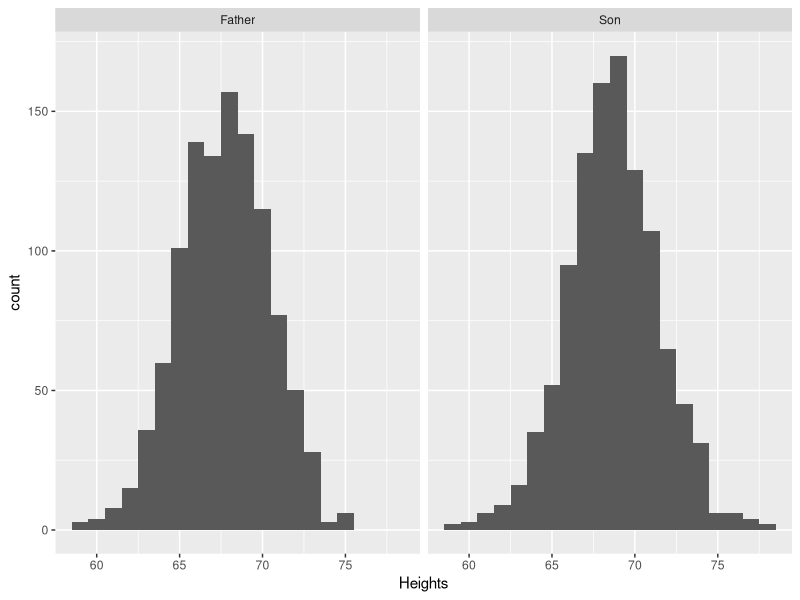
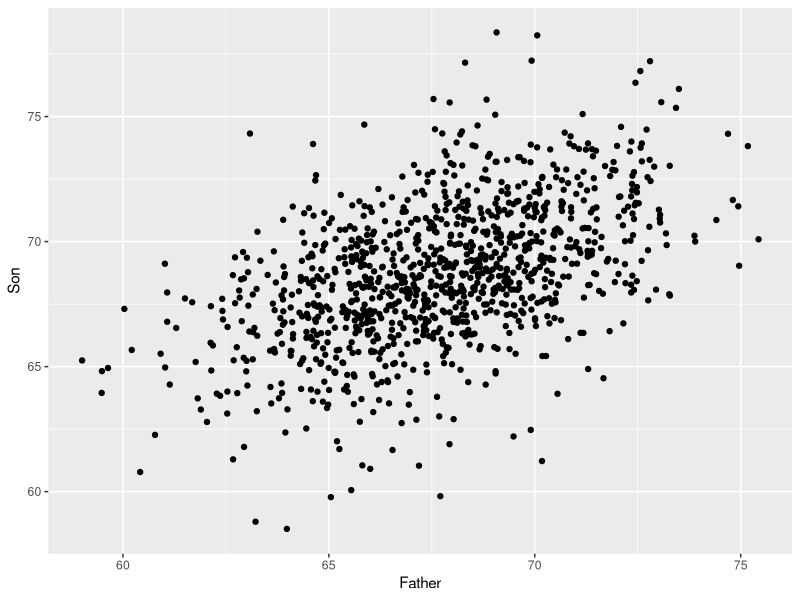
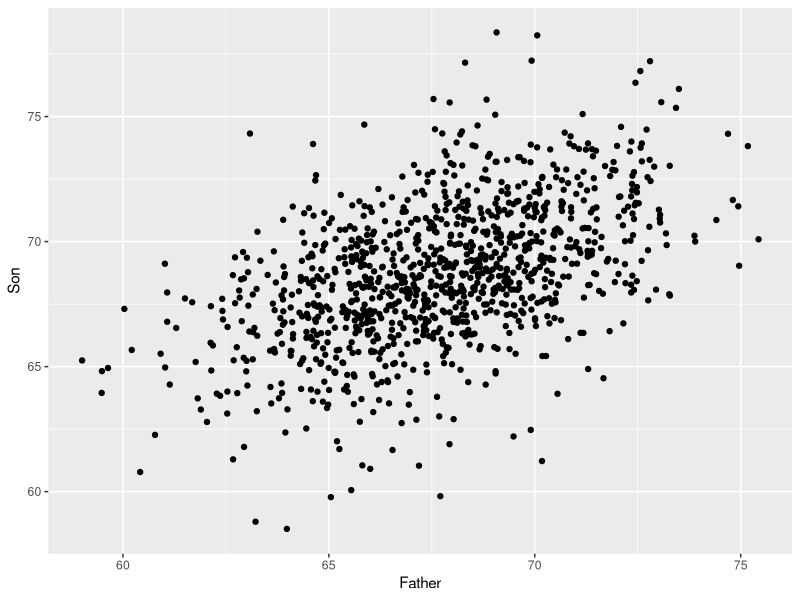
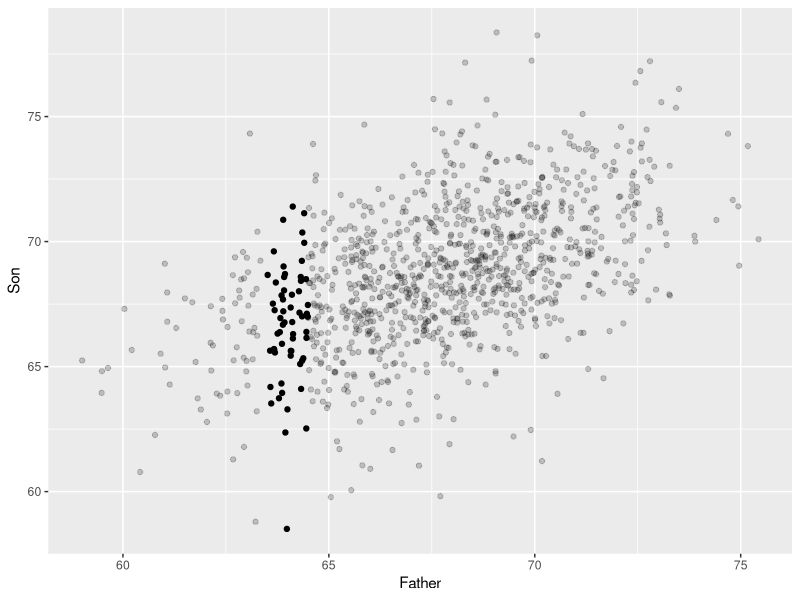
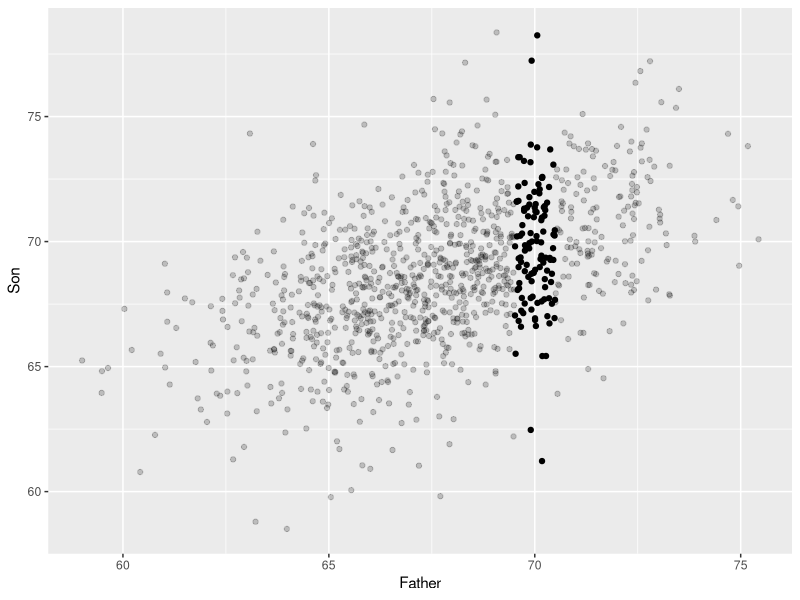
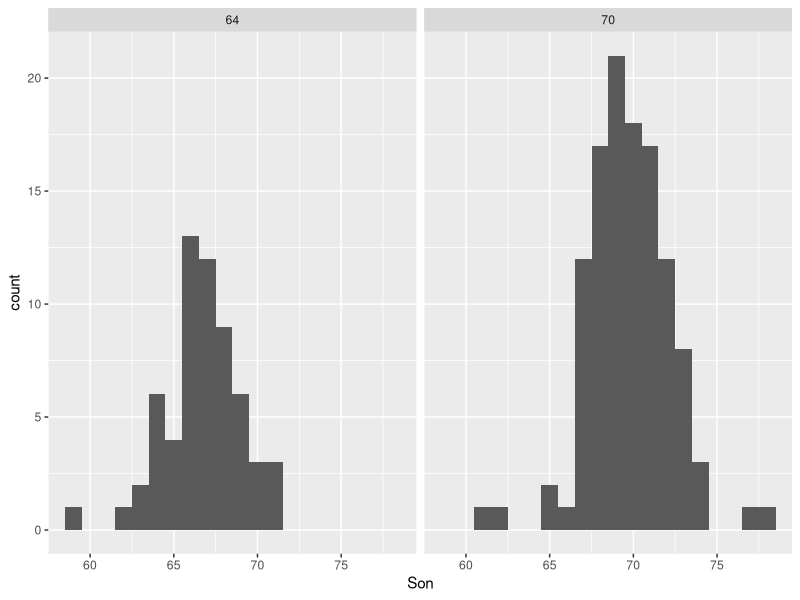
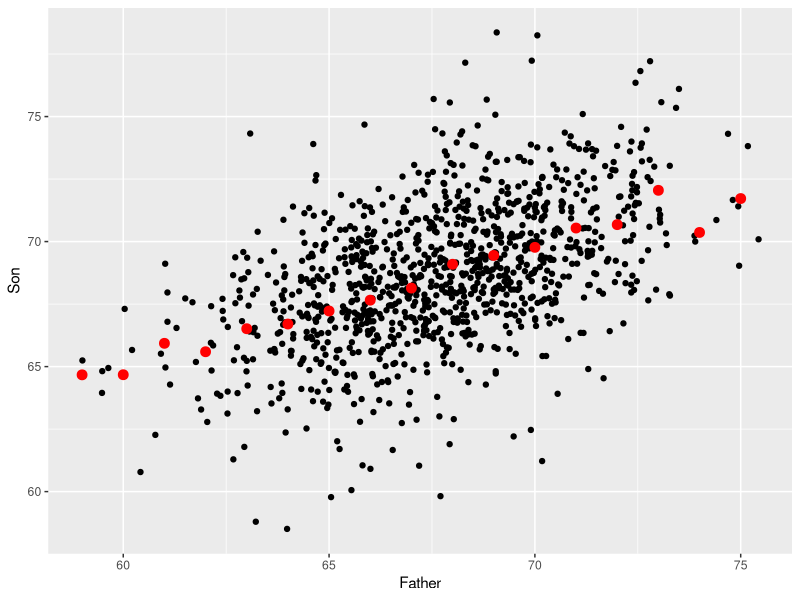
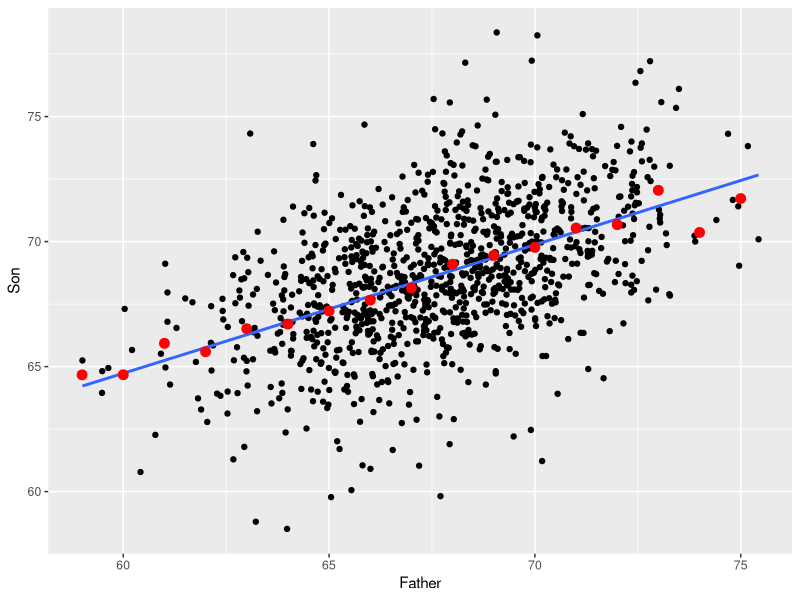

Recreate these plots in R, in order.
library(tidyverse)
# library(gghighlight)

# read the heights data :
(heights <- read_csv("../datasets/heights.csv", col_types = cols()))
ggplot(gather(heights), aes(value)) +
  geom_histogram(binwidth = 1) +
  facet_wrap( ~ key) +
  xlab("Heights")
#ggsave("../images/height_histograms.png",device="png")

mean(heights$Father)
sd(heights$Father)

# this is the null model! -----
mean(heights$Son) 
sd(heights$Son)

ggplot(heights, aes(Father, Son)) + geom_point()

heights <- heights %>%
  mutate(Group = round(Father))

# these provide _point estimates_ for predicted mean responses -----
# and margins of error via SD
(son.means <- heights %>%
    group_by(Group) %>%
    summarize(Average = mean(Son),
              SD = sd(Son)))
# summarize(N = n(), Average = mean(Son), SD = sd(Son)))

(heights.plot <- ggplot(heights, aes(Father, Son)) +
    geom_point())
#ggsave("../images/heights.png",device="png")

ggplot() +
  geom_point(data = heights %>% filter(Group != 64),
             aes(Father, Son),
             alpha = 0.2) +
  geom_point(data = heights %>% filter(Group == 64), aes(Father, Son)) +
  theme(legend.position = "none")

# ggsave("../images/fathers64son.png",device="png")

ggplot() +
  geom_point(data = heights %>% filter(Group != 70),
             aes(Father, Son),
             alpha =
               .2) +
  geom_point(data = heights %>% filter(Group == 70), aes(Father, Son)) +
  theme(legend.position = "none")
# ggsave("../images/fathers70son.png",device="png")

son.groups <- heights %>% 
  filter( Group == 64 | Group == 70) 
ggplot(son.groups, aes(Son)) + geom_histogram( binwidth=1 ) + facet_wrap(~Group)
#ggsave("../images/songroups.png",device="png")

heights.plot + 
  geom_point(data = son.means, aes(Group, Average), color="red", size=3)
#ggsave("../images/avgsons.png",device="png")

heights.plot + 
  geom_smooth( method="lm", level=0, lwd=1 ) + 
  geom_point(data = son.means, aes(Group, Average), color="red", size=3) 
#ggsave("../images/avgsons_with_line.png",device="png")

heights.plot + 
  geom_smooth( method="lm", level=0 )
#ggsave("../images/heights_with_line.png",device="png")

( heights.fit <- lm( Son ~ Father, data = heights ))
summary( heights.fit )
